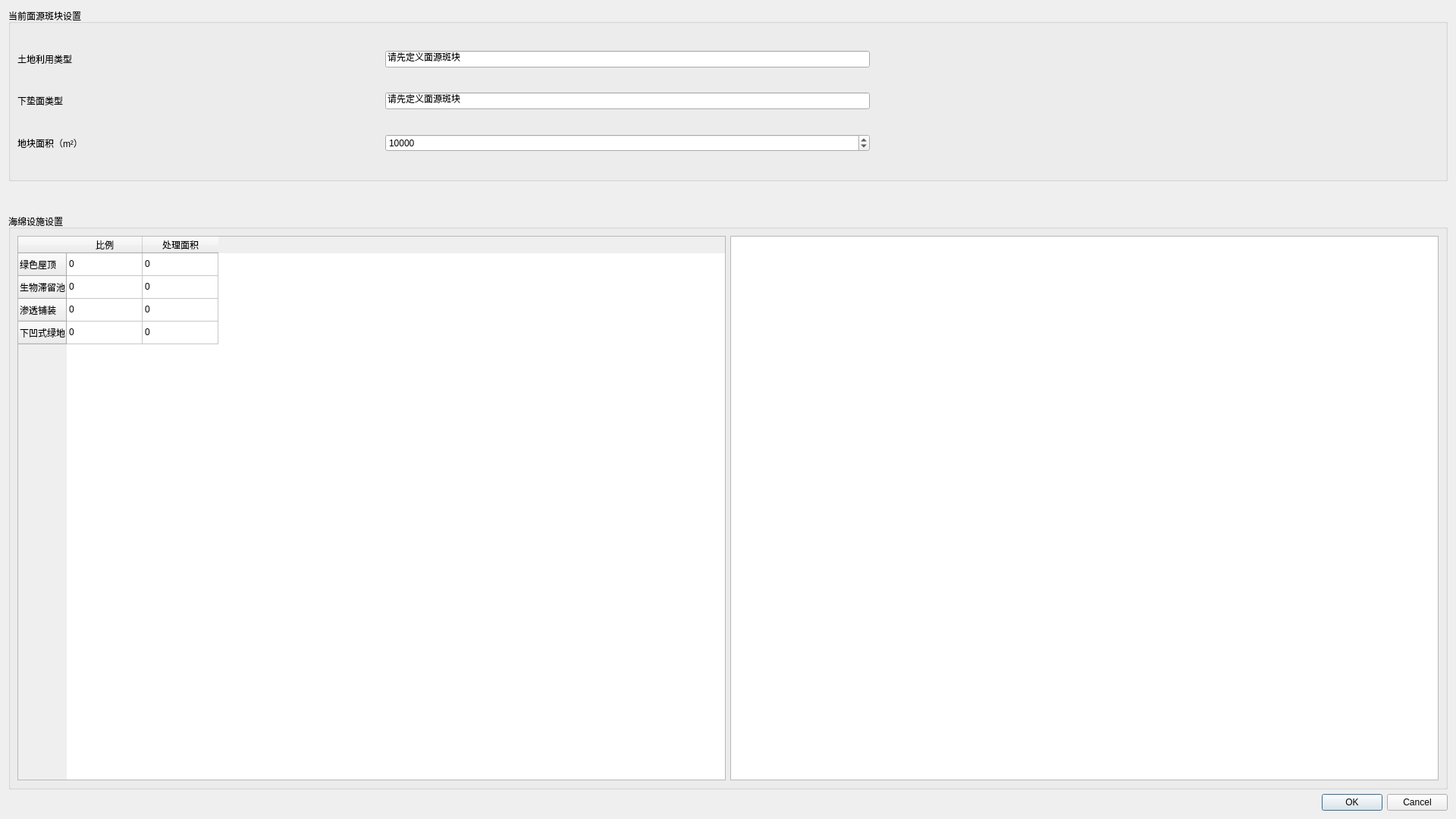
<?xml version="1.0" encoding="UTF-8"?>
<ui version="4.0">
 <class>SpongeBlock</class>
 <widget class="QDialog" name="SpongeBlock">
  <property name="geometry">
   <rect>
    <x>0</x>
    <y>0</y>
    <width>1920</width>
    <height>1080</height>
   </rect>
  </property>
  <property name="windowTitle">
   <string>SpongeBlock</string>
  </property>
  <layout class="QHBoxLayout" name="horizontalLayout_7">
   <item>
    <layout class="QVBoxLayout" name="verticalLayout_3">
     <item>
      <layout class="QVBoxLayout" name="verticalLayout_2" stretch="6,1,20">
       <item>
        <widget class="QGroupBox" name="groupBox_block_setting">
         <property name="title">
          <string>当前面源斑块设置</string>
         </property>
         <layout class="QHBoxLayout" name="horizontalLayout_6" stretch="6,4">
          <item>
           <layout class="QVBoxLayout" name="verticalLayout">
            <item>
             <layout class="QHBoxLayout" name="horizontalLayout_3" stretch="3,4">
              <item>
               <widget class="QLabel" name="label_landuse">
                <property name="text">
                 <string>土地利用类型</string>
                </property>
               </widget>
              </item>
              <item>
               <widget class="QLineEdit" name="lineEdit_landuse">
                <property name="focusPolicy">
                 <enum>Qt::ClickFocus</enum>
                </property>
                <property name="text">
                 <string>请先定义面源斑块</string>
                </property>
               </widget>
              </item>
             </layout>
            </item>
            <item>
             <layout class="QHBoxLayout" name="horizontalLayout_4" stretch="3,4">
              <item>
               <widget class="QLabel" name="label_underlying">
                <property name="text">
                 <string>下垫面类型</string>
                </property>
               </widget>
              </item>
              <item>
               <widget class="QLineEdit" name="lineEdit_underlying">
                <property name="focusPolicy">
                 <enum>Qt::NoFocus</enum>
                </property>
                <property name="text">
                 <string>请先定义面源斑块</string>
                </property>
               </widget>
              </item>
             </layout>
            </item>
            <item>
             <layout class="QHBoxLayout" name="horizontalLayout_5" stretch="3,4">
              <item>
               <widget class="QLabel" name="label_block_area">
                <property name="text">
                 <string>地块面积（m²）</string>
                </property>
               </widget>
              </item>
              <item>
               <widget class="QSpinBox" name="spinBox_area">
                <property name="maximum">
                 <number>999999</number>
                </property>
                <property name="value">
                 <number>10000</number>
                </property>
               </widget>
              </item>
             </layout>
            </item>
           </layout>
          </item>
          <item>
           <spacer name="horizontalSpacer">
            <property name="orientation">
             <enum>Qt::Horizontal</enum>
            </property>
            <property name="sizeHint" stdset="0">
             <size>
              <width>40</width>
              <height>20</height>
             </size>
            </property>
           </spacer>
          </item>
         </layout>
        </widget>
       </item>
       <item>
        <spacer name="verticalSpacer">
         <property name="orientation">
          <enum>Qt::Vertical</enum>
         </property>
         <property name="sizeHint" stdset="0">
          <size>
           <width>20</width>
           <height>40</height>
          </size>
         </property>
        </spacer>
       </item>
       <item>
        <widget class="QGroupBox" name="groupBox_sponge_setting">
         <property name="title">
          <string>海绵设施设置</string>
         </property>
         <layout class="QHBoxLayout" name="horizontalLayout_2">
          <item>
           <layout class="QHBoxLayout" name="horizontalLayout">
            <item>
             <widget class="QTableWidget" name="tableWidget_sponge_setting">
              <row>
               <property name="text">
                <string>绿色屋顶</string>
               </property>
              </row>
              <row>
               <property name="text">
                <string>生物滞留池</string>
               </property>
              </row>
              <row>
               <property name="text">
                <string>渗透铺装</string>
               </property>
              </row>
              <row>
               <property name="text">
                <string>下凹式绿地</string>
               </property>
              </row>
              <column>
               <property name="text">
                <string>比例</string>
               </property>
              </column>
              <column>
               <property name="text">
                <string>处理面积</string>
               </property>
              </column>
              <item row="0" column="0">
               <property name="text">
                <string>0</string>
               </property>
              </item>
              <item row="0" column="1">
               <property name="text">
                <string>0</string>
               </property>
              </item>
              <item row="1" column="0">
               <property name="text">
                <string>0</string>
               </property>
              </item>
              <item row="1" column="1">
               <property name="text">
                <string>0</string>
               </property>
              </item>
              <item row="2" column="0">
               <property name="text">
                <string>0</string>
               </property>
              </item>
              <item row="2" column="1">
               <property name="text">
                <string>0</string>
               </property>
              </item>
              <item row="3" column="0">
               <property name="text">
                <string>0</string>
               </property>
              </item>
              <item row="3" column="1">
               <property name="text">
                <string>0</string>
               </property>
              </item>
             </widget>
            </item>
            <item>
             <widget class="QGraphicsView" name="graphicsView_sponge_setting_show">
              <property name="verticalScrollBarPolicy">
               <enum>Qt::ScrollBarAsNeeded</enum>
              </property>
             </widget>
            </item>
           </layout>
          </item>
         </layout>
        </widget>
       </item>
      </layout>
     </item>
     <item>
      <widget class="QDialogButtonBox" name="buttonBox">
       <property name="orientation">
        <enum>Qt::Horizontal</enum>
       </property>
       <property name="standardButtons">
        <set>QDialogButtonBox::Cancel|QDialogButtonBox::Ok</set>
       </property>
      </widget>
     </item>
    </layout>
   </item>
  </layout>
  <zorder>groupBox_block_setting</zorder>
  <zorder>groupBox_sponge_setting</zorder>
  <zorder>buttonBox</zorder>
  <zorder>tableWidget_sponge_setting</zorder>
  <zorder>graphicsView_sponge_setting_show</zorder>
  <zorder>verticalSpacer</zorder>
 </widget>
 <resources/>
 <connections>
  <connection>
   <sender>buttonBox</sender>
   <signal>accepted()</signal>
   <receiver>SpongeBlock</receiver>
   <slot>accept()</slot>
   <hints>
    <hint type="sourcelabel">
     <x>248</x>
     <y>254</y>
    </hint>
    <hint type="destinationlabel">
     <x>157</x>
     <y>274</y>
    </hint>
   </hints>
  </connection>
  <connection>
   <sender>buttonBox</sender>
   <signal>rejected()</signal>
   <receiver>SpongeBlock</receiver>
   <slot>reject()</slot>
   <hints>
    <hint type="sourcelabel">
     <x>316</x>
     <y>260</y>
    </hint>
    <hint type="destinationlabel">
     <x>286</x>
     <y>274</y>
    </hint>
   </hints>
  </connection>
 </connections>
</ui>
